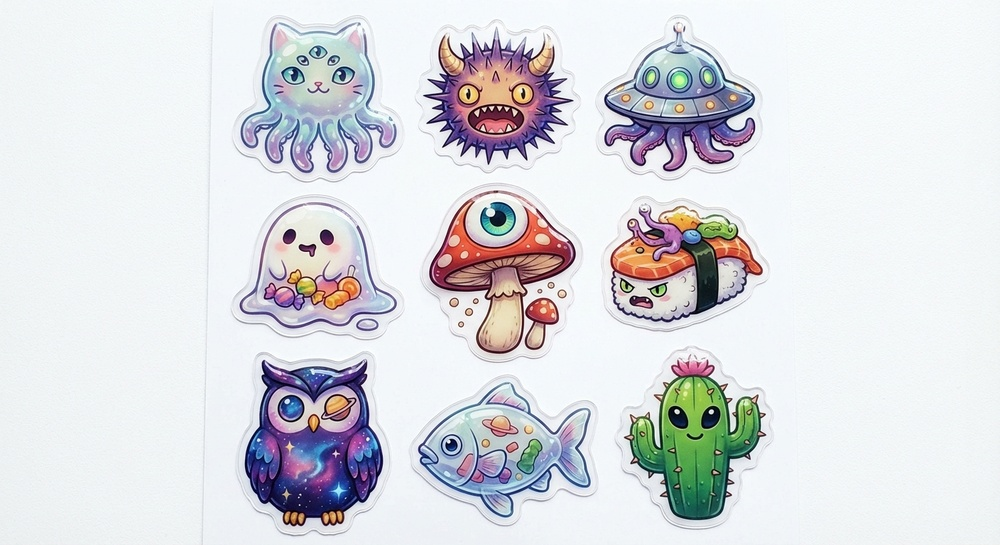
#> input picture Generated Image November 26, 2025 - 2_45AM.jpeg, 1000 x 545 px, shrunk from 1408 x 768 before the run
$ python process_stickers.py '../Generated Image December 02, 2025 - 1_34AM.jpeg' '../Generated Image November 26, 2025 - 2_45AM.jpeg' '../Generated Image November 26, 2025 - 2_45AM.jpeg'
#> lines starting #> are read from the running program, lines starting #| are printed output that depends on the picture
#> in process_character, bondro_img is the input picture: shape (545, 1000, 3); mean B, G, R 223.6, 219.5, 218.3
"""
Sticker Processing Helper - シール処理ヘルパー
ミス防止のための一括処理スクリプト

使い方:
    python process_stickers.py <キャラ名> <ボンドロ透過画像> <マシュマロ透過画像>

例:
    python process_stickers.py ぷるるん bondro.png marshmallow.png
"""

import cv2
import numpy as np
import os
import sys
import shutil
from pathlib import Path
from collections import deque

# 出力先ベースディレクトリ
OUTPUT_BASE = r"C:\Users\elmod\Desktop\CursorApp\pokeseal\public\stickers"


def flood_fill_find_bounds(start_x: int, start_y: int, alpha: np.ndarray,
                           visited: np.ndarray, threshold: int) -> dict:
    """フラッドフィルで連結成分を探索"""
    height, width = alpha.shape
    min_x, max_x = start_x, start_x
    min_y, max_y = start_y, start_y

    queue = deque([(start_x, start_y)])
    visited[start_y, start_x] = 1

    neighbors = [(0, -1), (0, 1), (-1, 0), (1, 0)]

    while queue:
        x, y = queue.popleft()
        min_x = min(min_x, x)
        max_x = max(max_x, x)
        min_y = min(min_y, y)
        max_y = max(max_y, y)

        for dx, dy in neighbors:
            nx, ny = x + dx, y + dy
            if 0 <= nx < width and 0 <= ny < height:
                if visited[ny, nx] == 0 and alpha[ny, nx] >= threshold:
                    visited[ny, nx] = 1
                    queue.append((nx, ny))

    return {'x': min_x, 'y': min_y, 'w': max_x - min_x + 1, 'h': max_y - min_y + 1}


def detect_and_extract_stickers(image: np.ndarray, threshold: int = 10,
                                 min_size: int = 100, padding: int = 5) -> list:
    """シールを検出して切り出す"""
#> called with threshold = 10, min_size = 100, padding = 5
    if image.shape[2] == 4:
        alpha = image[:, :, 3]
    else:
        gray = cv2.cvtColor(image, cv2.COLOR_BGR2GRAY)
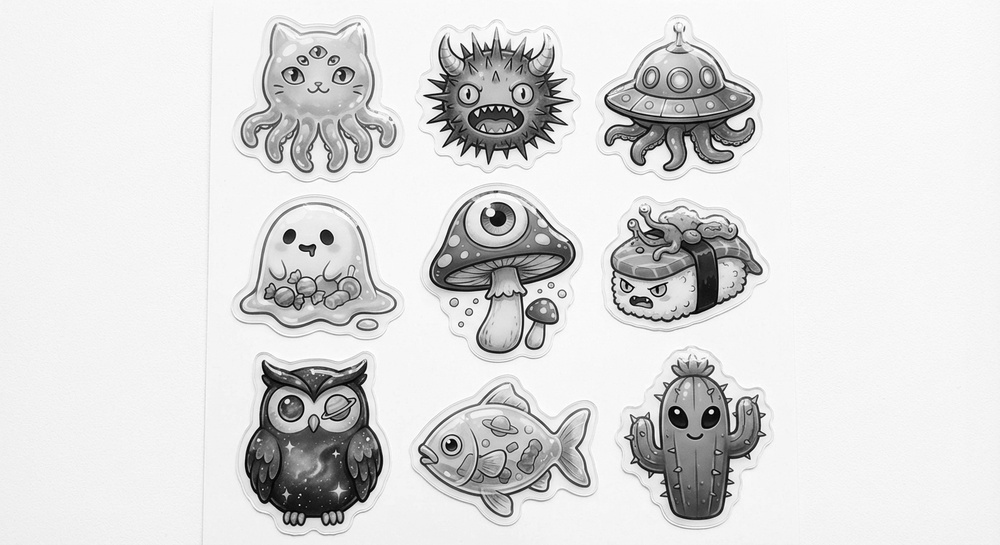
#> gray: shape (545, 1000); min 0, max 255, mean 219.6
        alpha = np.where(gray < 250, 255, 0).astype(np.uint8)
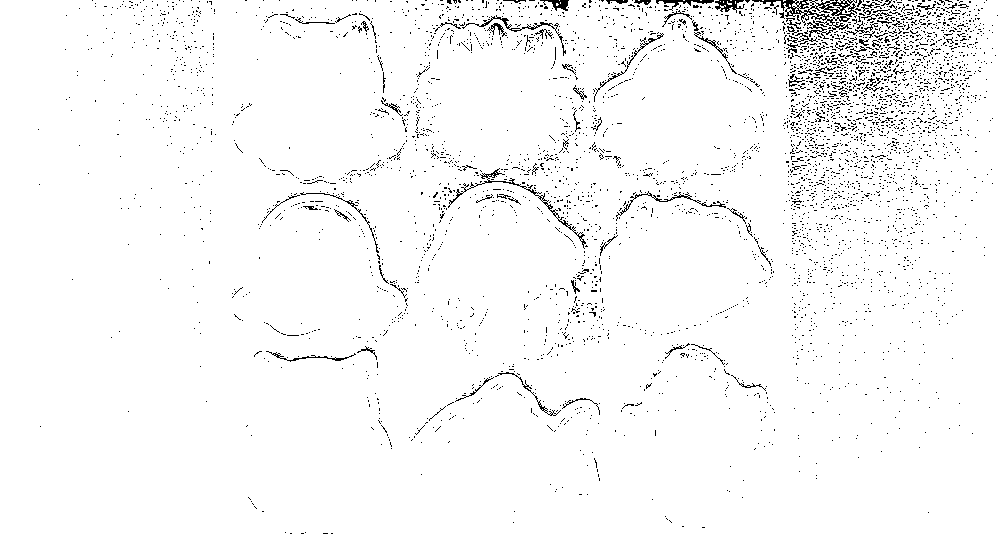
#> alpha: shape (545, 1000); 97% white; black in thin lines or dots

    height, width = alpha.shape
#> height = 545; width = 1000
    visited = np.zeros((height, width), dtype=np.uint8)
    stickers = []

    for y in range(height):
        for x in range(width):
            if visited[y, x] == 0 and alpha[y, x] >= threshold:
                box = flood_fill_find_bounds(x, y, alpha, visited, threshold)

                # 最小サイズチェック（小さすぎるのはゴミ）
                if box['w'] >= min_size and box['h'] >= min_size:
                    # パディングを含めて切り出し
                    x1 = max(0, box['x'] - padding)
                    y1 = max(0, box['y'] - padding)
                    x2 = min(width, box['x'] + box['w'] + padding)
                    y2 = min(height, box['y'] + box['h'] + padding)

                    sticker = image[y1:y2, x1:x2].copy()
                    stickers.append({
                        'image': sticker,
                        'width': sticker.shape[1],
                        'height': sticker.shape[0],
                        'area': sticker.shape[0] * sticker.shape[1]
                    })

    # 左上から右下の順にソート
    stickers.sort(key=lambda s: (s['height'], s['width']), reverse=True)

    # 上位15個を取得（大きい順）
    stickers = sorted(stickers, key=lambda s: s['area'], reverse=True)[:15]

    return stickers


def process_character(char_name: str, bondro_path: str, marshmallow_path: str):
    """キャラクターのシールを処理"""

    print(f"\n{'='*60}")
    print(f"キャラクター: {char_name}")
    print(f"{'='*60}")

    # 出力ディレクトリ作成
    char_dir = os.path.join(OUTPUT_BASE, char_name)
    bondro_dir = os.path.join(char_dir, "ボンドロ")
    marsh_dir = os.path.join(char_dir, "マシュマロ")

    # 既存フォルダがあれば削除して再作成
    if os.path.exists(char_dir):
        print(f"\n[WARNING] {char_dir} は既に存在します - 削除して再作成します")
        shutil.rmtree(char_dir)

    os.makedirs(bondro_dir, exist_ok=True)
    os.makedirs(marsh_dir, exist_ok=True)

    # ボンドロシール処理
    print(f"\n[BONDRO] ボンドロシール処理中...")
    print(f"   入力: {bondro_path}")

    bondro_img = cv2.imread(bondro_path, cv2.IMREAD_UNCHANGED)
    if bondro_img is None:
        raise FileNotFoundError(f"画像を読み込めません: {bondro_path}")

    bondro_stickers = detect_and_extract_stickers(bondro_img)
    print(f"   検出数: {len(bondro_stickers)}個")
#|    検出数: 1個

    for i, sticker in enumerate(bondro_stickers, 1):
        filename = f"{char_name}_{i}.png"
        filepath = os.path.join(bondro_dir, filename)
        # 日本語パス対応: imencode + ファイル書き込み
        is_success, buffer = cv2.imencode('.png', sticker['image'])
        if is_success:
            with open(filepath, 'wb') as f:
                f.write(buffer)
        print(f"   OK: {filename} ({sticker['width']}x{sticker['height']})")
#> this loop made 1 pass
#> i on pass 1: 1
#|    OK: ../Generated Image December 02, 2025 - 1_34AM.jpeg_1.png (1000x545)

    # マシュマロシール処理
    print(f"\n[MARSHMALLOW] マシュマロシール処理中...")
    print(f"   入力: {marshmallow_path}")

    marsh_img = cv2.imread(marshmallow_path, cv2.IMREAD_UNCHANGED)
    if marsh_img is None:
        raise FileNotFoundError(f"画像を読み込めません: {marshmallow_path}")

    marsh_stickers = detect_and_extract_stickers(marsh_img)
    print(f"   検出数: {len(marsh_stickers)}個")
#|    検出数: 1個

    # マシュマロは16から始まる
    start_num = len(bondro_stickers) + 1
    for i, sticker in enumerate(marsh_stickers, start_num):
        filename = f"{char_name}_{i}.png"
        filepath = os.path.join(marsh_dir, filename)
        # 日本語パス対応: imencode + ファイル書き込み
        is_success, buffer = cv2.imencode('.png', sticker['image'])
        if is_success:
            with open(filepath, 'wb') as f:
                f.write(buffer)
        print(f"   OK: {filename} ({sticker['width']}x{sticker['height']})")
#> this loop made 1 pass
#> i on pass 1: 2
#|    OK: ../Generated Image December 02, 2025 - 1_34AM.jpeg_2.png (1000x545)

    # サマリー
    print(f"\n{'='*60}")
    print(f"[DONE] 完了!")
    print(f"   ボンドロ: {len(bondro_stickers)}枚 → {bondro_dir}")
#|    ボンドロ: 1枚 → C:\Users\elmod\Desktop\CursorApp\pokeseal\public\stickers/../Generated Image December 02, 2025 - 1_34AM.jpeg/ボンドロ
    print(f"   マシュマロ: {len(marsh_stickers)}枚 → {marsh_dir}")
#|    マシュマロ: 1枚 → C:\Users\elmod\Desktop\CursorApp\pokeseal\public\stickers/../Generated Image December 02, 2025 - 1_34AM.jpeg/マシュマロ
    print(f"   合計: {len(bondro_stickers) + len(marsh_stickers)}枚")
#|    合計: 2枚
    print(f"{'='*60}\n")


def main():
    if len(sys.argv) < 4:
        print(__doc__)
        print("\n使用例:")
        print('  python process_stickers.py ぷるるん "C:/path/to/bondro.png" "C:/path/to/marshmallow.png"')
        sys.exit(1)

    char_name = sys.argv[1]
    bondro_path = sys.argv[2]
    marshmallow_path = sys.argv[3]

    # パスの確認
    print(f"\n処理開始:")
    print(f"  キャラクター名: {char_name}")
    print(f"  ボンドロ画像:   {bondro_path}")
    print(f"  マシュマロ画像: {marshmallow_path}")

    process_character(char_name, bondro_path, marshmallow_path)


if __name__ == '__main__':
    main()
